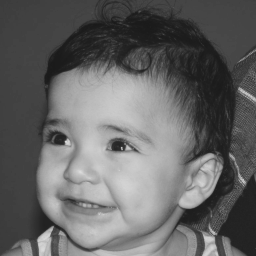
//> input picture PDI/10/biel.png, 256 x 256 px
$ ./dftfilter biel.png   (built with g++ and OpenCV 4)
//> lines starting //> are read from the running program, lines starting //| are printed output that depends on the picture
#include <iostream>
#include <vector>
#include <opencv2/opencv.hpp>

void swapQuadrants(cv::Mat& image) {
  cv::Mat tmp, A, B, C, D;

  // se a imagem tiver tamanho impar, recorta a regiao para o maior
  // tamanho par possivel (-2 = 1111...1110)
  image = image(cv::Rect(0, 0, image.cols & -2, image.rows & -2));

  int centerX = image.cols / 2;
  int centerY = image.rows / 2;

  // rearranja os quadrantes da transformada de Fourier de forma que
  // a origem fique no centro da imagem
  // A B   ->  D C
  // C D       B A
  A = image(cv::Rect(0, 0, centerX, centerY));
  B = image(cv::Rect(centerX, 0, centerX, centerY));
  C = image(cv::Rect(0, centerY, centerX, centerY));
  D = image(cv::Rect(centerX, centerY, centerX, centerY));

  // swap quadrants (Top-Left with Bottom-Right)
  A.copyTo(tmp);
  D.copyTo(A);
  tmp.copyTo(D);

  // swap quadrant (Top-Right with Bottom-Left)
  C.copyTo(tmp);
  B.copyTo(C);
  tmp.copyTo(B);
}

void makeFilter(const cv::Mat &image, cv::Mat &filter){
  cv::Mat_<float> filter2D(image.rows, image.cols);
  int centerX = image.cols / 2;
  int centerY = image.rows / 2;
  float gh = 1.0;
  float gl = 0.5;
  float c = 1.0;
  float D, H;

  for (int i = 0; i < image.rows; i++) {
    for (int j = 0; j < image.cols; j++) {
      D = sqrt(pow(i-centerY, 2) + pow(j-centerX, 2));
      H = (gh-gl) * (1.0-exp(-c * pow(D, 2)));
      filter2D.at<float>(i, j) = H;
    }
  }

  cv::Mat planes[] = {cv::Mat_<float>(filter2D), cv::Mat::zeros(filter2D.size(), CV_32F)};
  cv::merge(planes, 2, filter);
}

int main(int argc, char** argv) {
  cv::Mat image, padded, complexImage;
  std::vector<cv::Mat> planos;

  image = imread(argv[1], cv::IMREAD_GRAYSCALE);
//> image is the input picture: 256 rows x 256 cols, CV_8UC1; min 26, max 219, mean 100.9
  if (image.empty()) {
    std::cout << "Erro abrindo imagem" << argv[1] << std::endl;
    return EXIT_FAILURE;
  }

  // expande a imagem de entrada para o melhor tamanho no qual a DFT pode ser
  // executada, preenchendo com zeros a lateral inferior direita.
  int dft_M = cv::getOptimalDFTSize(image.rows);
//> dft_M = 256
  int dft_N = cv::getOptimalDFTSize(image.cols);
//> dft_N = 256
  cv::copyMakeBorder(image, padded, 0, dft_M - image.rows, 0, dft_N - image.cols, cv::BORDER_CONSTANT, cv::Scalar::all(0));

  // prepara a matriz complexa para ser preenchida
  // primeiro a parte real, contendo a imagem de entrada
  planos.push_back(cv::Mat_<float>(padded));
  // depois a parte imaginaria com valores nulos
  planos.push_back(cv::Mat::zeros(padded.size(), CV_32F));
//> planos[1]: 256 rows x 256 cols, CV_32FC1; every value is 0

  // combina os planos em uma unica estrutura de dados complexa
  cv::merge(planos, complexImage);

  // calcula a DFT
  cv::dft(complexImage, complexImage);
  swapQuadrants(complexImage);

  // cria o filtro ideal e aplica a filtragem de frequencia
  cv::Mat filter;
  makeFilter(complexImage, filter);
  cv::mulSpectrums(complexImage, filter, complexImage, 0);

  // calcula a DFT inversa
  swapQuadrants(complexImage);
  cv::idft(complexImage, complexImage);

  // planos[0] : Re(DFT(image)
  // planos[1] : Im(DFT(image)
  cv::split(complexImage, planos);
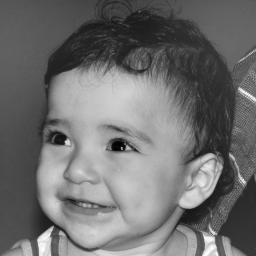
//> planos[0]: 256 rows x 256 cols, CV_32FC1; min -3131479, max 4048145, mean 0; drawn with min black and max white
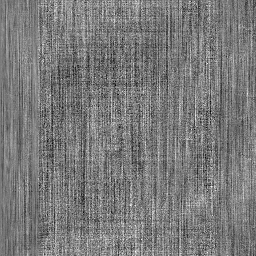
//> planos[1]: 256 rows x 256 cols, CV_32FC1; min -0.467, max 0.507, mean 0; drawn with min black and max white

  // recorta a imagem filtrada para o tamanho original
  // selecionando a regiao de interesse (roi)
  cv::Rect roi(0, 0, image.cols, image.rows);
//> roi = Rect(0, 0, 256, 256)
  cv::Mat result = planos[0](roi);

  // normaliza a parte real para exibicao
  cv::normalize(result, result, 0, 1, cv::NORM_MINMAX);

  cv::imshow("image", result);
  cv::imwrite("dft-filter.png", result * 255);

  cv::waitKey();
  return EXIT_SUCCESS;
}
